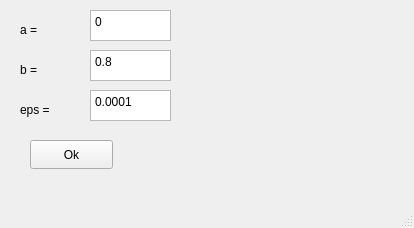
<?xml version="1.0" encoding="UTF-8"?>
<ui version="4.0">
 <class>MainWindow</class>
 <widget class="QMainWindow" name="MainWindow">
  <property name="geometry">
   <rect>
    <x>0</x>
    <y>0</y>
    <width>414</width>
    <height>228</height>
   </rect>
  </property>
  <property name="windowTitle">
   <string>MainWindow</string>
  </property>
  <widget class="QWidget" name="centralwidget">
   <widget class="QTextEdit" name="textEdit">
    <property name="geometry">
     <rect>
      <x>90</x>
      <y>10</y>
      <width>81</width>
      <height>31</height>
     </rect>
    </property>
    <property name="html">
     <string>&lt;!DOCTYPE HTML PUBLIC &quot;-//W3C//DTD HTML 4.0//EN&quot; &quot;http://www.w3.org/TR/REC-html40/strict.dtd&quot;&gt;
&lt;html&gt;&lt;head&gt;&lt;meta name=&quot;qrichtext&quot; content=&quot;1&quot; /&gt;&lt;meta charset=&quot;utf-8&quot; /&gt;&lt;style type=&quot;text/css&quot;&gt;
p, li { white-space: pre-wrap; }
hr { height: 1px; border-width: 0; }
li.unchecked::marker { content: &quot;\2610&quot;; }
li.checked::marker { content: &quot;\2612&quot;; }
&lt;/style&gt;&lt;/head&gt;&lt;body style=&quot; font-family:'Segoe UI'; font-size:9pt; font-weight:400; font-style:normal;&quot;&gt;
&lt;p style=&quot; margin-top:0px; margin-bottom:0px; margin-left:0px; margin-right:0px; -qt-block-indent:0; text-indent:0px;&quot;&gt;0&lt;/p&gt;&lt;/body&gt;&lt;/html&gt;</string>
    </property>
   </widget>
   <widget class="QTextEdit" name="textEdit_2">
    <property name="geometry">
     <rect>
      <x>90</x>
      <y>50</y>
      <width>81</width>
      <height>31</height>
     </rect>
    </property>
    <property name="html">
     <string>&lt;!DOCTYPE HTML PUBLIC &quot;-//W3C//DTD HTML 4.0//EN&quot; &quot;http://www.w3.org/TR/REC-html40/strict.dtd&quot;&gt;
&lt;html&gt;&lt;head&gt;&lt;meta name=&quot;qrichtext&quot; content=&quot;1&quot; /&gt;&lt;meta charset=&quot;utf-8&quot; /&gt;&lt;style type=&quot;text/css&quot;&gt;
p, li { white-space: pre-wrap; }
hr { height: 1px; border-width: 0; }
li.unchecked::marker { content: &quot;\2610&quot;; }
li.checked::marker { content: &quot;\2612&quot;; }
&lt;/style&gt;&lt;/head&gt;&lt;body style=&quot; font-family:'Segoe UI'; font-size:9pt; font-weight:400; font-style:normal;&quot;&gt;
&lt;p style=&quot; margin-top:0px; margin-bottom:0px; margin-left:0px; margin-right:0px; -qt-block-indent:0; text-indent:0px;&quot;&gt;0.8&lt;/p&gt;&lt;/body&gt;&lt;/html&gt;</string>
    </property>
   </widget>
   <widget class="QTextEdit" name="textEdit_3">
    <property name="geometry">
     <rect>
      <x>90</x>
      <y>90</y>
      <width>81</width>
      <height>31</height>
     </rect>
    </property>
    <property name="html">
     <string>&lt;!DOCTYPE HTML PUBLIC &quot;-//W3C//DTD HTML 4.0//EN&quot; &quot;http://www.w3.org/TR/REC-html40/strict.dtd&quot;&gt;
&lt;html&gt;&lt;head&gt;&lt;meta name=&quot;qrichtext&quot; content=&quot;1&quot; /&gt;&lt;meta charset=&quot;utf-8&quot; /&gt;&lt;style type=&quot;text/css&quot;&gt;
p, li { white-space: pre-wrap; }
hr { height: 1px; border-width: 0; }
li.unchecked::marker { content: &quot;\2610&quot;; }
li.checked::marker { content: &quot;\2612&quot;; }
&lt;/style&gt;&lt;/head&gt;&lt;body style=&quot; font-family:'Segoe UI'; font-size:9pt; font-weight:400; font-style:normal;&quot;&gt;
&lt;p style=&quot; margin-top:0px; margin-bottom:0px; margin-left:0px; margin-right:0px; -qt-block-indent:0; text-indent:0px;&quot;&gt;0.0001&lt;/p&gt;&lt;/body&gt;&lt;/html&gt;</string>
    </property>
   </widget>
   <widget class="QLabel" name="label">
    <property name="geometry">
     <rect>
      <x>20</x>
      <y>20</y>
      <width>63</width>
      <height>20</height>
     </rect>
    </property>
    <property name="text">
     <string>a =</string>
    </property>
   </widget>
   <widget class="QLabel" name="label_2">
    <property name="geometry">
     <rect>
      <x>20</x>
      <y>60</y>
      <width>63</width>
      <height>20</height>
     </rect>
    </property>
    <property name="text">
     <string>b =</string>
    </property>
   </widget>
   <widget class="QLabel" name="label_3">
    <property name="geometry">
     <rect>
      <x>20</x>
      <y>100</y>
      <width>63</width>
      <height>20</height>
     </rect>
    </property>
    <property name="text">
     <string>eps =</string>
    </property>
   </widget>
   <widget class="QLabel" name="label_4">
    <property name="geometry">
     <rect>
      <x>180</x>
      <y>10</y>
      <width>211</width>
      <height>111</height>
     </rect>
    </property>
    <property name="text">
     <string/>
    </property>
   </widget>
   <widget class="QPushButton" name="pushButton">
    <property name="geometry">
     <rect>
      <x>30</x>
      <y>140</y>
      <width>83</width>
      <height>29</height>
     </rect>
    </property>
    <property name="text">
     <string>Ok</string>
    </property>
   </widget>
  </widget>
  <widget class="QMenuBar" name="menubar">
   <property name="geometry">
    <rect>
     <x>0</x>
     <y>0</y>
     <width>414</width>
     <height>25</height>
    </rect>
   </property>
  </widget>
  <widget class="QStatusBar" name="statusbar"/>
 </widget>
 <resources/>
 <connections/>
</ui>
